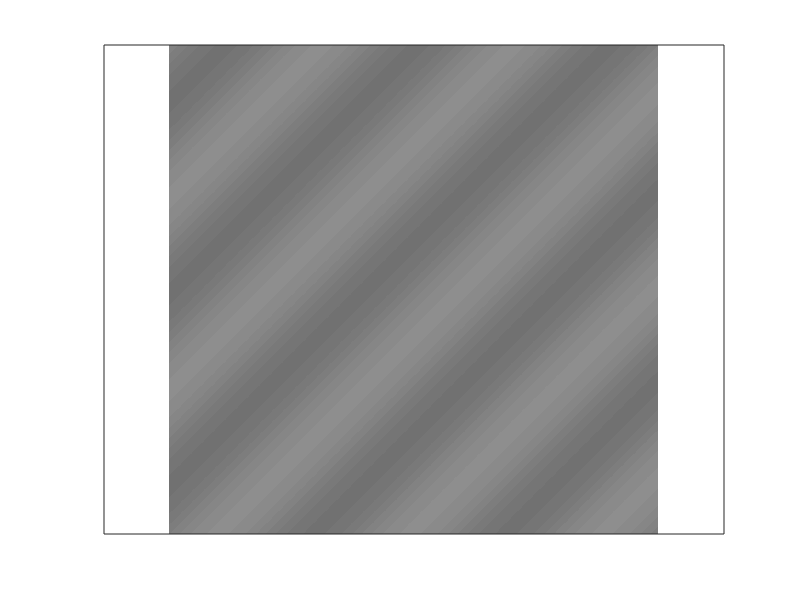

MATLAB code to generate this figure:
function COSYNE2011_createORStims
% %% orGratings
% f = figure;
% ax = axes;
% [X Y] = meshgrid(-500:500,-500:500);
% GratSize = 256;
% or = 45;
% or = deg2rad(or);
% z = cos(mod(X,GratSize)/GratSize*2*pi);
% R = [cos(or) sin(or);-sin(or) cos(or)];
% Xnew = nan(size(X));
% Ynew = nan(size(Y));
% 
% for i = 1:length(X(:))
% newC = floor(R*([X(i) Y(i)]'));
% Xnew(i) = newC(1);
% Ynew(i) = newC(2);
% end
% zNew = nan(400,300);
% for x = 1:400
%     for y = 1:300
%         zNew(x,y) = z(Xnew(X==x&Y==y),Ynew(X==x&Y==y));
%     end
% end
% 
% % zNew = z();
% imagesc(z)
% delta = diff(minmax(z(:)))/256;
% set(ax,'XTick',[],'YTick',764,'YTickLabel',sprintf('%2.0f%c',GratSize*73/1024,char(176)));
% colormap([[0:delta:1]' [0:delta:1]' [0:delta:1]']);
% settings.fontSize=25;
% cleanUpFigure(f,settings);

%%
wDeg = 1;  %size of image (in degrees)
nPix = 20000;  %resolution of image (pixels);

xMesh = linspace(-150,150,2000);
yMesh = linspace(-150,150,2000);
[x,y] = meshgrid(xMesh,yMesh);
x = x(1:end-1,1:end-1);
y = y(1:end-1,1:end-1);
which = (x.*x+y.*y)<150*150;
orientation = -45;  %deg (counter-clockwise from vertical)
sf = 0.012; %spatial frequency (cycles/deg)
contrast = .1;
ramp = cos(orientation*pi/180)*x - sin(orientation*pi/180)*y;

grating = contrast*sin(2*pi*sf*ramp);
grating(end,end) = 1; grating(end-1,end) = -1;
figure(1)
imagesc(grating)%,x,y);
axis equal;
set(gca,'xtick',[],'ytick',[])
colormap gray
end